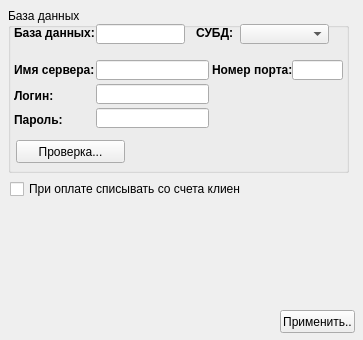
<?xml version="1.0" encoding="UTF-8"?>
<ui version="4.0">
 <class>frm_setting</class>
 <widget class="QWidget" name="frm_setting">
  <property name="geometry">
   <rect>
    <x>0</x>
    <y>0</y>
    <width>363</width>
    <height>340</height>
   </rect>
  </property>
  <property name="windowTitle">
   <string>Form</string>
  </property>
  <widget class="QGroupBox" name="groupBox">
   <property name="geometry">
    <rect>
     <x>8</x>
     <y>8</y>
     <width>341</width>
     <height>165</height>
    </rect>
   </property>
   <property name="title">
    <string>База данных</string>
   </property>
   <widget class="QSelLineEdit" name="NameDataBase">
    <property name="geometry">
     <rect>
      <x>88</x>
      <y>16</y>
      <width>89</width>
      <height>20</height>
     </rect>
    </property>
   </widget>
   <widget class="QLabel" name="label">
    <property name="geometry">
     <rect>
      <x>188</x>
      <y>17</y>
      <width>41</width>
      <height>16</height>
     </rect>
    </property>
    <property name="font">
     <font>
      <weight>75</weight>
      <bold>true</bold>
     </font>
    </property>
    <property name="frameShape">
     <enum>QFrame::NoFrame</enum>
    </property>
    <property name="frameShadow">
     <enum>QFrame::Sunken</enum>
    </property>
    <property name="lineWidth">
     <number>0</number>
    </property>
    <property name="text">
     <string>СУБД:</string>
    </property>
    <property name="textFormat">
     <enum>Qt::AutoText</enum>
    </property>
    <property name="buddy">
     <cstring>DriversDB</cstring>
    </property>
   </widget>
   <widget class="QComboBox" name="DriversDB">
    <property name="geometry">
     <rect>
      <x>232</x>
      <y>16</y>
      <width>89</width>
      <height>20</height>
     </rect>
    </property>
   </widget>
   <widget class="QLabel" name="label_2">
    <property name="geometry">
     <rect>
      <x>6</x>
      <y>17</y>
      <width>85</width>
      <height>16</height>
     </rect>
    </property>
    <property name="font">
     <font>
      <weight>75</weight>
      <bold>true</bold>
     </font>
    </property>
    <property name="frameShape">
     <enum>QFrame::NoFrame</enum>
    </property>
    <property name="frameShadow">
     <enum>QFrame::Sunken</enum>
    </property>
    <property name="lineWidth">
     <number>0</number>
    </property>
    <property name="text">
     <string>База данных:</string>
    </property>
    <property name="textFormat">
     <enum>Qt::AutoText</enum>
    </property>
    <property name="buddy">
     <cstring>NameDataBase</cstring>
    </property>
   </widget>
   <widget class="QLineEdit" name="loginDB">
    <property name="geometry">
     <rect>
      <x>88</x>
      <y>76</y>
      <width>113</width>
      <height>20</height>
     </rect>
    </property>
   </widget>
   <widget class="QLineEdit" name="passwordDB">
    <property name="geometry">
     <rect>
      <x>88</x>
      <y>100</y>
      <width>113</width>
      <height>20</height>
     </rect>
    </property>
    <property name="echoMode">
     <enum>QLineEdit::Normal</enum>
    </property>
   </widget>
   <widget class="QLabel" name="label_3">
    <property name="geometry">
     <rect>
      <x>6</x>
      <y>80</y>
      <width>77</width>
      <height>16</height>
     </rect>
    </property>
    <property name="font">
     <font>
      <weight>75</weight>
      <bold>true</bold>
     </font>
    </property>
    <property name="text">
     <string>Логин:</string>
    </property>
    <property name="buddy">
     <cstring>loginDB</cstring>
    </property>
   </widget>
   <widget class="QLabel" name="label_4">
    <property name="geometry">
     <rect>
      <x>6</x>
      <y>104</y>
      <width>77</width>
      <height>16</height>
     </rect>
    </property>
    <property name="font">
     <font>
      <weight>75</weight>
      <bold>true</bold>
     </font>
    </property>
    <property name="text">
     <string>Пароль:</string>
    </property>
    <property name="buddy">
     <cstring>passwordDB</cstring>
    </property>
   </widget>
   <widget class="QPushButton" name="testBUt">
    <property name="geometry">
     <rect>
      <x>8</x>
      <y>132</y>
      <width>109</width>
      <height>23</height>
     </rect>
    </property>
    <property name="text">
     <string>Проверка...</string>
    </property>
   </widget>
   <widget class="QLabel" name="label_5">
    <property name="geometry">
     <rect>
      <x>6</x>
      <y>54</y>
      <width>85</width>
      <height>16</height>
     </rect>
    </property>
    <property name="font">
     <font>
      <weight>75</weight>
      <bold>true</bold>
     </font>
    </property>
    <property name="text">
     <string>Имя сервера:</string>
    </property>
    <property name="buddy">
     <cstring>hostname</cstring>
    </property>
   </widget>
   <widget class="QLineEdit" name="hostname">
    <property name="geometry">
     <rect>
      <x>88</x>
      <y>52</y>
      <width>113</width>
      <height>20</height>
     </rect>
    </property>
   </widget>
   <widget class="QLabel" name="label_6">
    <property name="geometry">
     <rect>
      <x>204</x>
      <y>52</y>
      <width>85</width>
      <height>20</height>
     </rect>
    </property>
    <property name="font">
     <font>
      <weight>75</weight>
      <bold>true</bold>
     </font>
    </property>
    <property name="text">
     <string>Номер порта:</string>
    </property>
    <property name="buddy">
     <cstring>hostname</cstring>
    </property>
   </widget>
   <widget class="QLineEdit" name="Port">
    <property name="geometry">
     <rect>
      <x>284</x>
      <y>52</y>
      <width>51</width>
      <height>20</height>
     </rect>
    </property>
   </widget>
  </widget>
  <widget class="QPushButton" name="pushButton">
   <property name="geometry">
    <rect>
     <x>280</x>
     <y>310</y>
     <width>75</width>
     <height>23</height>
    </rect>
   </property>
   <property name="text">
    <string>Применить..</string>
   </property>
  </widget>
  <widget class="QCheckBox" name="spisanie_so_cheta">
   <property name="geometry">
    <rect>
     <x>10</x>
     <y>180</y>
     <width>231</width>
     <height>18</height>
    </rect>
   </property>
   <property name="text">
    <string>При оплате списывать со счета клиента</string>
   </property>
  </widget>
 </widget>
 <customwidgets>
  <customwidget>
   <class>QSelLineEdit</class>
   <extends>QLineEdit</extends>
   <header>qsellineedit.h</header>
  </customwidget>
 </customwidgets>
 <tabstops>
  <tabstop>NameDataBase</tabstop>
  <tabstop>DriversDB</tabstop>
  <tabstop>hostname</tabstop>
  <tabstop>loginDB</tabstop>
  <tabstop>passwordDB</tabstop>
  <tabstop>testBUt</tabstop>
 </tabstops>
 <resources/>
 <connections/>
</ui>
